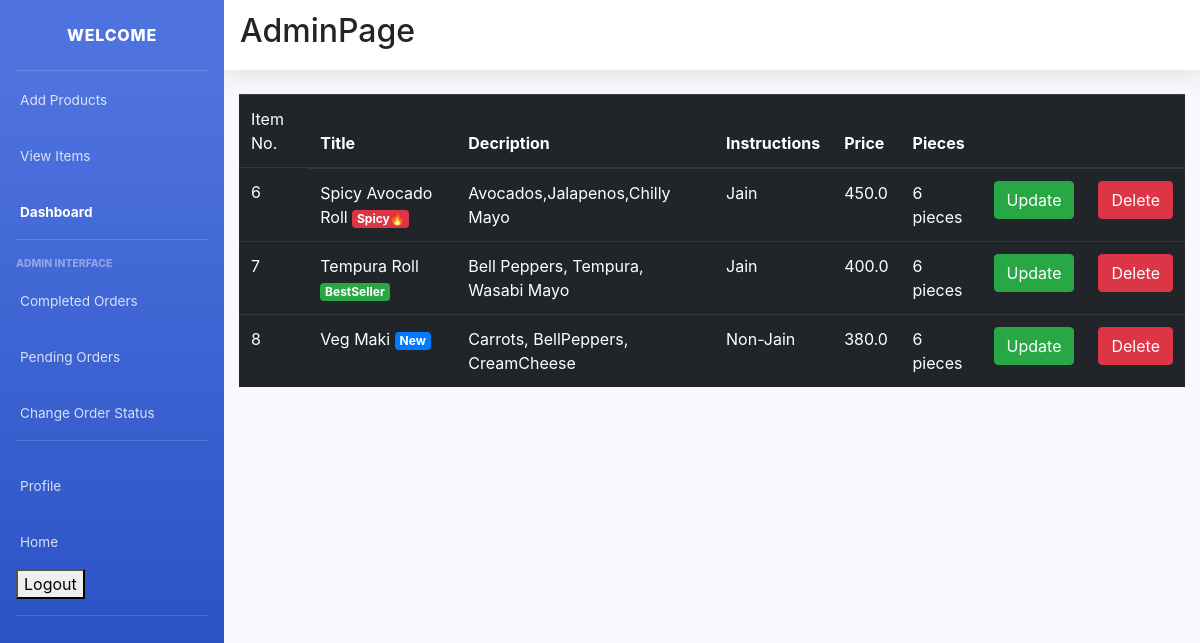
The app's page /item_list/ (signed in), older data.
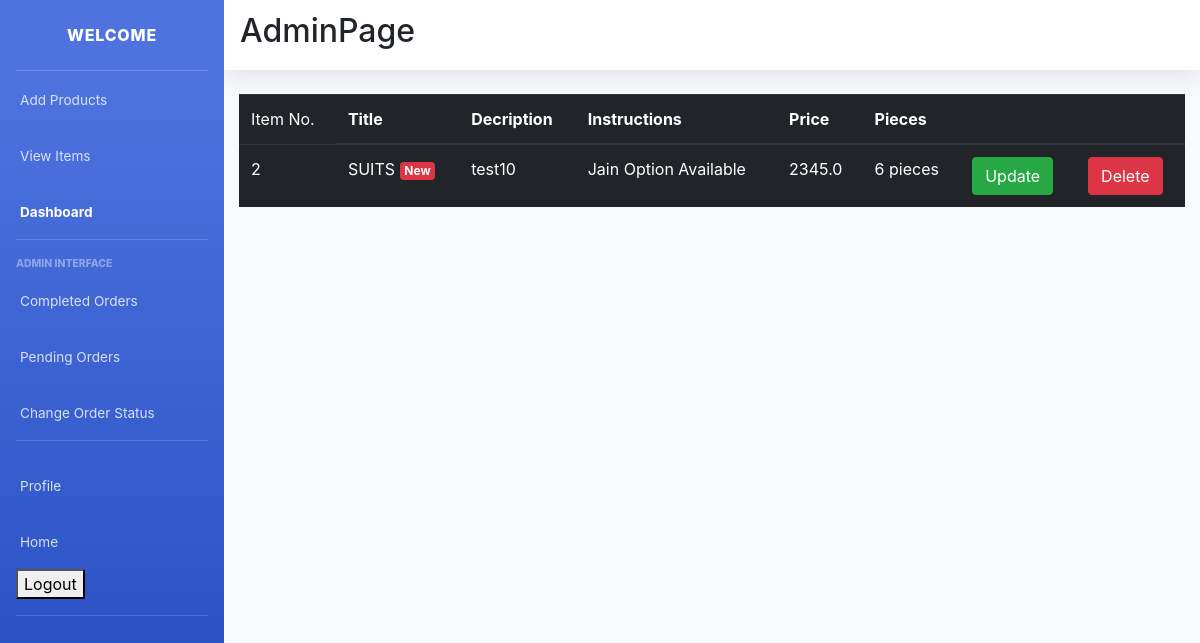
The same page, newer data.
### main/models.py (models this page shows, shortened)
class Item(models.Model):
    LABELS = (
        ('BestSeller', 'BestSeller'),
        ('New', 'New'),
        ('Spicy🔥', 'Spicy🔥'),
    )
    LABEL_COLOUR = (
        ('danger', 'danger'),
        ('success', 'success'),
        ('primary', 'primary'),
        ('info', 'info')
    )
    title = models.CharField(max_length=150)
    description = models.CharField(max_length=250,blank=True)
    price = models.FloatField()
    pieces = models.IntegerField(default=6)
    instructions = models.CharField(max_length=250,default="Jain Option Available")
    image = models.ImageField(default='default.png', upload_to='images/')
    labels = models.CharField(max_length=25, choices=LABELS, blank=True)
    label_colour = models.CharField(max_length=15, choices=LABEL_COLOUR, blank=True)
    slug = models.SlugField(default="sushi_name")
    created_by = models.ForeignKey(User, on_delete=models.CASCADE)

### main/decorators.py (the view)
    def wrapper_func(request, *args, **kwargs):
        group = Group.objects.get(user = request.user)
        if group.name == 'admin_owner':
            return view_func(request, *args, **kwargs)
        else:
            return redirect('/')

### main/views.py (called while the page is built)
@login_required(login_url='/accounts/login/')
@admin_required
def item_list(request):
    items = Item.objects.filter(created_by=request.user)
    context = {
        'items':items
    }
    return render(request, 'main/item_list.html', context)

### main/templates/main/item_list.html
{% extends "main/layout2.html" %}
{% block content %}
<div class="cart">
    <div class="row">
        <div class="col-sm-12">
            {% if items %}
            <div class="table-responsive">
                <table class="table table-dark">
                    <thead>
                    <tr>
                        <td scope="col">Item No.</td>
                        <th scope="col">Title</th>
                        <th scope="col">Decription</th>
                        <th scope="col">Instructions</th>
                        <th scope="col">Price</th>
                        <th scope="col">Pieces</th>
                        <th></th>
                        <th></th>
                    </tr>
                    </thead>
                    <tbody>
                        {% for item in items %}
                    <tr>
                        <td>{{ item.id }}</td>
                        <td>{{ item.title }} <span class="badge badge-{{ item.label_colour }}">{{ item.labels }}</span></td></td>
                        <td>{{ item.description }}</td>
                        <td>{{ item.instructions }}</td>
                        <td>{{ item.price }}</td>
                        <td>{{ item.pieces }} pieces</td>
                        <td><a class="btn btn-success" href="{% url 'main:item-update' item.slug %}">Update</a></td>
                        <td><a class="btn btn-danger" href="{% url 'main:item-delete' item.slug %}">Delete</a></td>
                    </tr>
                        {% endfor %}
                    </tbody>
                </table>
            </div>
            {% else %}
            <h4 class="text-center">Sorry, you have not ordered any item yet!!!</h4>
            {% endif %}
        </div>
    </div>
</div>
{% endblock content %}

Row changes from the older to the newer data that the page shows:
removed Item: id "6", title "Spicy Avocado Roll", labels "Spicy🔥", description "Avocados,Jalapenos,Chilly Mayo", instructions "Jain", price "450.0", pieces "6"
removed Item: id "7", title "Tempura Roll", labels "BestSeller", description "Bell Peppers, Tempura, Wasabi Mayo", instructions "Jain", price "400.0", pieces "6", label_colour "success" (drawn)
removed Item: id "8", title "Veg Maki", labels "New", description "Carrots, BellPeppers, CreamCheese", instructions "Non-Jain", price "380.0", pieces "6", label_colour "primary" (drawn)
added Item: id "2", title "SUITS", labels "New", description "test10", instructions "Jain Option Available", price "2345.0", pieces "6"
